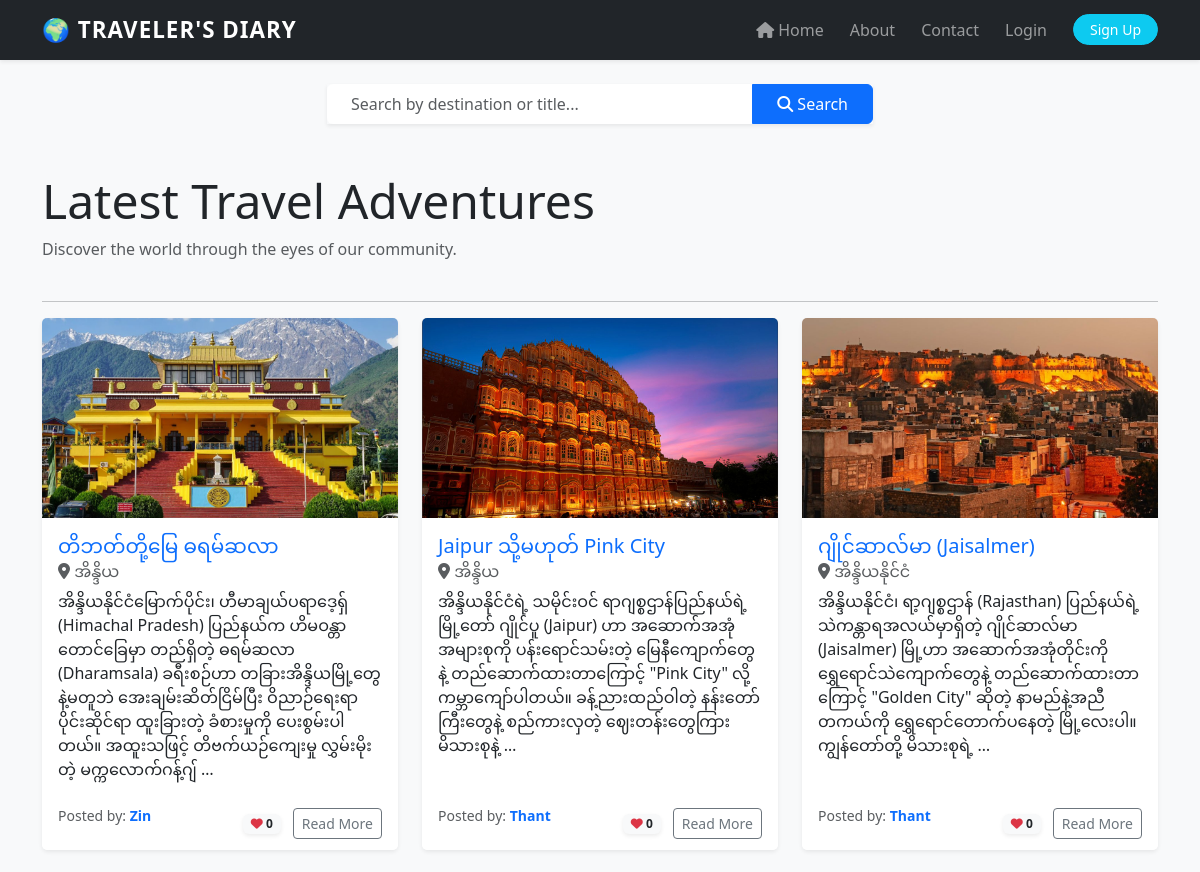
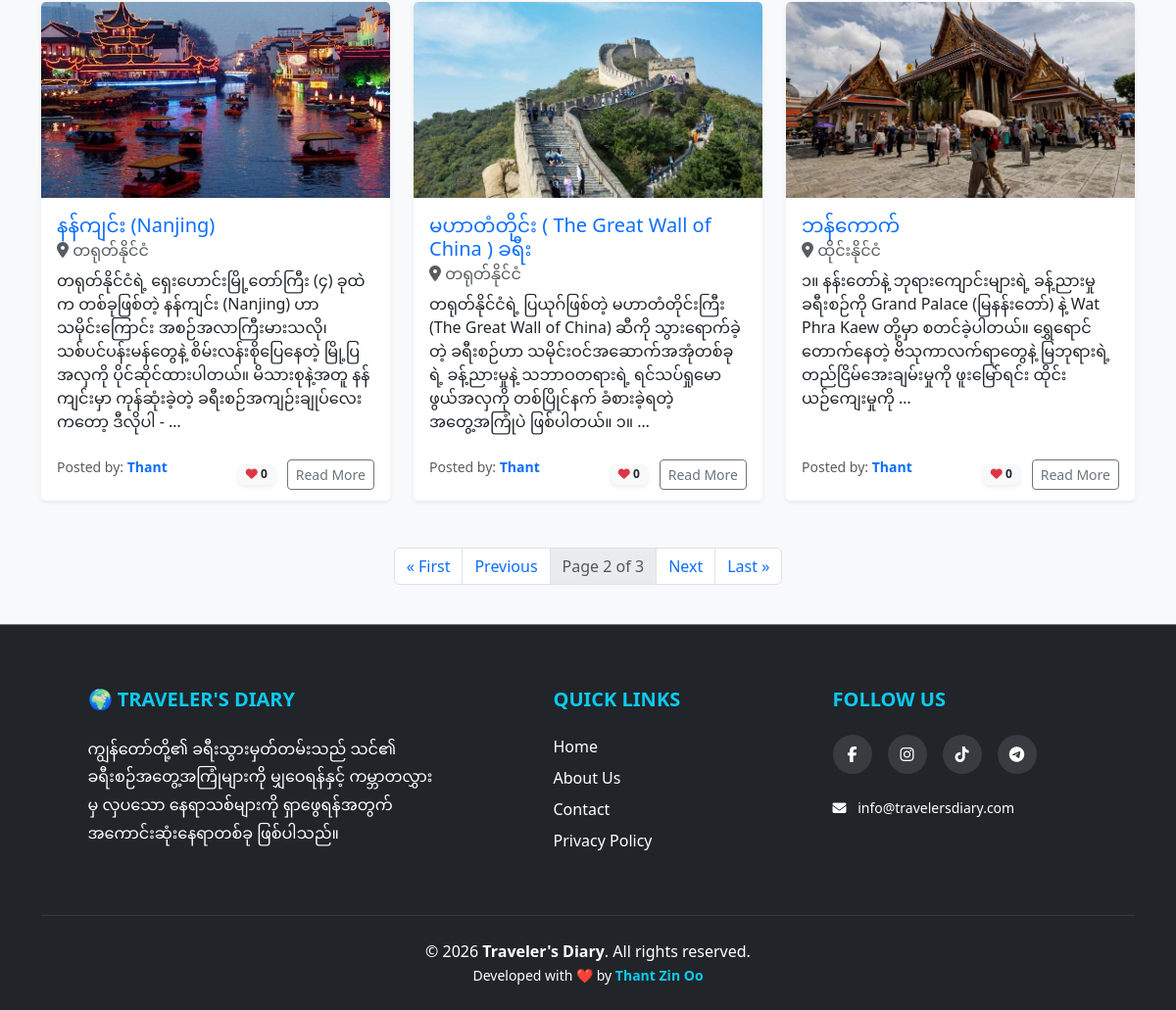
Screenshot of /?page=2 with the database file from the repository (2 pictures, top to bottom).
### blog/models.py (models this page shows, shortened)
class TravelPost(models.Model):
    author = models.ForeignKey(User, on_delete=models.CASCADE)
    title = models.CharField(max_length=200)
    location = models.CharField(max_length=100)
    content = models.TextField()
    image = models.ImageField(upload_to='travel_posts/')
    created_at = models.DateTimeField(auto_now_add=True)
    likes = models.ManyToManyField(User, related_name='blog_posts', blank=True)
    def total_likes(self):
        return self.likes.count()

### blog/views.py (the view)
# urls.py: path('', views.home, name='blog-home'),
def home(request):
    query = request.GET.get('q')
    if query:
        posts_list = TravelPost.objects.filter(
            Q(title__icontains=query) | Q(location__icontains=query)
        ).distinct().order_by('-created_at')
    else:
        posts_list = TravelPost.objects.all().order_by('-created_at')
    paginator = Paginator(posts_list, 6)
    page_number = request.GET.get('page')
    posts = paginator.get_page(page_number)
    return render(request, 'blog/home.html', {'posts': posts})

### blog/templates/blog/home.html (shortened to what this page needs)
{% extends "base.html" %}
{% block content %}
<div class="row justify-content-center mb-5">
    <div class="col-md-6">
        <form action="{% url 'blog-home' %}" method="GET" class="input-group shadow-sm">
            <input type="text" name="q" class="form-control border-0 px-4 py-2"
                placeholder="Search by destination or title..." value="{{ request.GET.q }}">
            <button class="btn btn-primary px-4" type="submit">
                <i class="fas fa-search"></i> Search
            </button>
        </form>
    </div>
</div>
<div class="row mb-4">
    <div class="col-md-8">
        <h2 class="display-5 font-italic">Latest Travel Adventures</h2>
        <p class="text-muted">Discover the world through the eyes of our community.</p>
    </div>
</div>
<hr>
<div class="row">
    {% if posts %}
    {% for post in posts %}
    <div class="col-md-4 mb-4">
        <div class="card h-100 shadow-sm border-0">
            {% if post.image %}
            <img src="{{ post.image.url }}" class="card-img-top" alt="{{ post.title }}"
                style="height: 200px; object-fit: cover;">
            {% endif %}
            <div class="card-body">
                <h5 class="card-title text-primary">{{ post.title }}</h5>
                <h6 class="card-subtitle mb-2 text-muted">
                    <i class="fas fa-map-marker-alt"></i> {{ post.location }}
                </h6>
                <p class="card-text">{{ post.content|truncatewords:20 }}</p>
            </div>
            <div class="card-footer bg-white border-0 d-flex justify-content-between align-items-center">
                <p class="text-muted small">
                    Posted by:
                    <a href="{% url 'profile' post.author.username %}"
                        class="text-decoration-none fw-bold text-primary">
                        {{ post.author.username }}
                    </a>
                </p>
                <div>
                    <span class="badge bg-light text-dark shadow-sm">
                        <i class="fas fa-heart text-danger"></i> {{ post.total_likes }}
                    </span>
                    <a href="{% url 'post-detail' post.pk %}" class="btn btn-sm btn-outline-secondary ms-2">Read
                        More</a>
                </div>
            </div>
        </div>
    </div>
    {% endfor %}
    {% endif %}
</div>
<nav aria-label="Page navigation" class="mt-4">
    <ul class="pagination justify-content-center">
        {% if posts.has_previous %}
        <li class="page-item">
            <a class="page-link" href="?page=1{% if request.GET.q %}&q={{ request.GET.q }}{% endif %}">&laquo; First</a>
        </li>
        <li class="page-item">
            <a class="page-link"
                href="?page={{ posts.previous_page_number }}{% if request.GET.q %}&q={{ request.GET.q }}{% endif %}">Previous</a>
        </li>
        {% endif %}
        <li class="page-item disabled">
            <span class="page-link">Page {{ posts.number }} of {{ posts.paginator.num_pages }}</span>
        </li>
        {% if posts.has_next %}
        <li class="page-item">
            <a class="page-link"
                href="?page={{ posts.next_page_number }}{% if request.GET.q %}&q={{ request.GET.q }}{% endif %}">Next</a>
        </li>
        <li class="page-item">
            <a class="page-link"
                href="?page={{ posts.paginator.num_pages }}{% if request.GET.q %}&q={{ request.GET.q }}{% endif %}">Last
                &raquo;</a>
        </li>
        {% endif %}
    </ul>
</nav>
{% endblock content %}

### templates/base.html (shortened to what this page needs)
<!DOCTYPE html>
<html lang="en">
<head>
    <link href="https://cdn.jsdelivr.net/npm/bootstrap@5.3.0/dist/css/bootstrap.min.css" rel="stylesheet">
    <link rel="stylesheet" href="https://cdnjs.cloudflare.com/ajax/libs/font-awesome/6.4.2/css/all.min.css">
</head>
<body>
    <nav class="navbar navbar-expand-lg navbar-dark bg-dark shadow-sm">
        <div class="container">
            <a class="navbar-brand" href="{% url 'blog-home' %}">🌍 TRAVELER'S DIARY</a>
            <div class="collapse navbar-collapse" id="navbarNav">
                <ul class="navbar-nav ms-auto align-items-center">
                    <li class="nav-item">
                        <a class="nav-link" href="{% url 'blog-home' %}"><i class="fa-solid fa-home me-1"></i>Home</a>
                    </li>
                    <li class="nav-item">
                        <a class="nav-link" href="{% url 'blog-about' %}">About</a>
                    </li>
                    <li class="nav-item">
                        <a class="nav-link" href="{% url 'blog-contact' %}">Contact</a>
                    </li>
                    {% if user.is_authenticated %}
                    <li class="nav-item dropdown ms-lg-3">
                        <a class="nav-link dropdown-toggle btn btn-outline-info text-white px-3 mt-1 mt-lg-0" href="#"
                            id="userDropdown" role="button" data-bs-toggle="dropdown" aria-expanded="false">
                            <i class="fa-solid fa-user-circle me-1"></i> {{ user.username }}
                        </a>
                        <ul class="dropdown-menu dropdown-menu-end shadow border-0 mt-2" aria-labelledby="userDropdown">
                            <li>
                                <a class="dropdown-item" href="{% url 'post-create' %}">
                                    <i class="fa-solid fa-circle-plus me-2 text-primary"></i>Add Post
                                </a>
                            </li>
                            <li>
                                <a class="dropdown-item" href="{% url 'profile' user.username %}">
                                    <i class="fa-solid fa-id-card me-2 text-info"></i>My Profile
                                </a>
                            </li>
                            <li>
                                <hr class="dropdown-divider">
                            </li>
                            <li>
                                <form action="{% url 'logout' %}" method="post" class="m-0">
                                    {% csrf_token %}
                                    <button type="submit"
                                        class="dropdown-item text-danger border-0 bg-transparent w-100 text-start">
                                        <i class="fa-solid fa-right-from-bracket me-2"></i>Logout
                                    </button>
                                </form>
                            </li>
                        </ul>
                    </li>
                    {% else %}
                    <li class="nav-item">
                        <a class="nav-link" href="{% url 'login' %}">Login</a>
                    </li>
                    <li class="nav-item">
                        <a class="btn btn-info btn-sm px-3 rounded-pill text-white ms-lg-2"
                            href="{% url 'register' %}">Sign Up</a>
                    </li>
                    {% endif %}
                </ul>
            </div>
        </div>
    </nav>
    <main class="container my-4">
        {% block content %}
        {% endblock %}
    </main>
    <footer class="bg-dark text-white pt-5 pb-4 mt-auto border-top border-secondary">
        <div class="container text-md-start text-center">
            <div class="row">
                <div class="col-md-4 col-lg-4 col-xl-4 mx-auto mt-3">
                    <h5 class="text-uppercase mb-4 fw-bold text-info">🌍 Traveler's Diary</h5>
                    <p class="text-white" style="line-height: 1.8;">
                        ကျွန်တော်တို့၏ ခရီးသွားမှတ်တမ်းသည် သင်၏ ခရီးစဉ်အတွေ့အကြုံများကို မျှဝေရန်နှင့် ကမ္ဘာတလွှားမှ
                        လှပသော နေရာသစ်များကို ရှာဖွေရန်အတွက် အကောင်းဆုံးနေရာတစ်ခု ဖြစ်ပါသည်။
                    </p>
                </div>
                <div class="col-md-2 col-lg-2 col-xl-2 mx-auto mt-3">
                    <h5 class="text-uppercase mb-4 fw-bold text-info">Quick Links</h5>
                    <ul class="list-unstyled p-0">
                        <li class="mb-2"><a href="{% url 'blog-home' %}"
                                class="text-white text-decoration-none hover-link">Home</a></li>
                        <li class="mb-2"><a href="{% url 'blog-about' %}"
                                class="text-white text-decoration-none hover-link">About Us</a></li>
                        <li class="mb-2"><a href="{% url 'blog-contact' %}"
                                class="text-white text-decoration-none hover-link">Contact</a></li>
                        <li class="mb-2">
                            <a href="{% url 'blog-privacy' %}"
                                class="text-white text-decoration-none hover-link">Privacy Policy</a>
                        </li>
                    </ul>
                </div>
                <div class="col-md-4 col-lg-3 col-xl-3 mx-auto mt-3">
                    <h5 class="text-uppercase mb-4 fw-bold text-info">Follow Us</h5>
                    <div class="d-flex justify-content-md-start justify-content-center gap-3">
                        <a href="https://www.facebook.com/" target="_blank" class="social-icon text-white"><i class="fab fa-facebook-f"></i></a>
                        <a href="https://www.instagram.com/" target="_blank" class="social-icon text-white"><i class="fab fa-instagram"></i></a>
                        <a href="https://www.tiktok.com/en/" target="_blank" class="social-icon text-white"><i class="fab fa-tiktok"></i></a>
                        <a href="https://web.telegram.org/" target="_blank" class="social-icon text-white"><i class="fab fa-telegram-plane"></i></a>
                    </div>
                    <p class="mt-4 text-white small"><i class="fas fa-envelope me-2"></i> info@travelersdiary.com</p>
                </div>
            </div>
            <hr class="mb-4 mt-5 border-secondary">
            <div class="row align-items-center">
                <div class="col-md-12 text-center">
                    <p class="mb-0">
                        © 2026 <strong>Traveler's Diary</strong>. All rights reserved.
                    </p>
                    <small class="text-white">Developed with ❤️ by <span class="text-info fw-bold">Thant Zin
                            Oo</span></small>
                </div>
            </div>
        </div>
    </footer>
</body>
</html>

### templates/base.html (style rules this page uses)
body { display: flex; flex-direction: column; min-height: 100vh; background-color: #f8f9fa; }
main { flex: 1; }
.navbar-brand { font-weight: bold; letter-spacing: 1px; font-size: 1.4rem; }
.nav-link { margin-right: 10px; font-weight: 500; }
.social-icon { width: 40px; height: 40px; background: rgba(255, 255, 255, 0.1); display: flex; align-items: center; justify-content: center; border-radius: 50%; transition: all 0.3s ease; text-decoration: none; }

### rows the page displays
TravelPost: image (picture), title "တိဘတ်တို့မြေ ဓရမ်ဆလာ", location "အိန္ဒိယ", content "အိန္ဒိယနိုင်ငံမြောက်ပိုင်း၊ ဟီမာချယ်ပရာဒေ့ရှ် (Himachal Pradesh) ပြည်နယ်က ဟိမဝန္တာတောင်ခြေမှာ တည်ရှိတဲ့ ဓရမ်ဆလာ (Dharamsala) ခရီးစဉ်ဟာ တခြားအိန္ဒိယမြို့တွေနဲ့မတူဘဲ အေးချမ်းဆိတ်ငြိမ်ပြီး ဝိညာဉ်ရေးရာပိုင်းဆိုင်ရာ ထူးခြားတဲ့ ခံစားမှုကို ပေးစွမ်းပါတယ်။ အထူးသဖြင့် တိဗက်ယဉ်ကျေးမှု လွှမ်းမိုးတဲ့ မက္ကလောက်ဂန့်ဂျ် …", author.username "Zin", total_likes "0"
TravelPost: image (picture), title "Jaipur သို့မဟုတ် Pink City", location "အိန္ဒိယ", content "အိန္ဒိယနိုင်ငံရဲ့ သမိုင်းဝင် ရာဂျစ္စဌာန်ပြည်နယ်ရဲ့ မြို့တော် ဂျိုင်ပူ (Jaipur) ဟာ အဆောက်အအုံအများစုကို ပန်းရောင်သမ်းတဲ့ မြေနီကျောက်တွေနဲ့ တည်ဆောက်ထားတာကြောင့် \"Pink City\" လို့ ကမ္ဘာကျော်ပါတယ်။ ခန့်ညားထည်ဝါတဲ့ နန်းတော်ကြီးတွေနဲ့ စည်ကားလှတဲ့ ဈေးတန်းတွေကြား မိသားစုနဲ့ …", author.username "Thant", total_likes "0"
TravelPost: image (picture), title "ဂျိုင်ဆာလ်မာ (Jaisalmer)", location "အိန္ဒိယနိုင်ငံ", content "အိန္ဒိယနိုင်ငံ၊ ရာ့ဂျစ္စဌာန် (Rajasthan) ပြည်နယ်ရဲ့ သဲကန္တာရအလယ်မှာရှိတဲ့ ဂျိုင်ဆာလ်မာ (Jaisalmer) မြို့ဟာ အဆောက်အအုံတိုင်းကို ရွှေရောင်သဲကျောက်တွေနဲ့ တည်ဆောက်ထားတာကြောင့် \"Golden City\" ဆိုတဲ့ နာမည်နဲ့အညီ တကယ်ကို ရွှေရောင်တောက်ပနေတဲ့ မြို့လေးပါ။ ကျွန်တော်တို့ မိသားစုရဲ့ …", author.username "Thant", total_likes "0"
TravelPost: image (picture), title "နန်ကျင်း (Nanjing)", location "တရုတ်နိုင်ငံ", content "တရုတ်နိုင်ငံရဲ့ ရှေးဟောင်းမြို့တော်ကြီး (၄) ခုထဲက တစ်ခုဖြစ်တဲ့ နန်ကျင်း (Nanjing) ဟာ သမိုင်းကြောင်း အစဉ်အလာကြီးမားသလို၊ သစ်ပင်ပန်းမန်တွေနဲ့ စိမ်းလန်းစိုပြေနေတဲ့ မြို့ပြအလှကို ပိုင်ဆိုင်ထားပါတယ်။ မိသားစုနဲ့အတူ နန်ကျင်းမှာ ကုန်ဆုံးခဲ့တဲ့ ခရီးစဉ်အကျဉ်းချုပ်လေးကတော့ ဒီလိုပါ - …", author.username "Thant", total_likes "0"
TravelPost: image (picture), title "မဟာတံတိုင်း ( The Great Wall of China ) ခရီး", location "တရုတ်နိုင်ငံ", content "တရုတ်နိုင်ငံရဲ့ ပြယုဂ်ဖြစ်တဲ့ မဟာတံတိုင်းကြီး (The Great Wall of China) ဆီကို သွားရောက်ခဲ့တဲ့ ခရီးစဉ်ဟာ သမိုင်းဝင်အဆောက်အအုံတစ်ခုရဲ့ ခန့်ညားမှုနဲ့ သဘာဝတရားရဲ့ ရင်သပ်ရှုမောဖွယ်အလှကို တစ်ပြိုင်နက် ခံစားခဲ့ရတဲ့ အတွေ့အကြုံပဲ ဖြစ်ပါတယ်။ ၁။ …", author.username "Thant", total_likes "0"
TravelPost: image (picture), title "ဘန်ကောက်", location "ထိုင်းနိုင်ငံ", content "၁။ နန်းတော်နဲ့ ဘုရားကျောင်းများရဲ့ ခန့်ညားမှု ခရီးစဉ်ကို Grand Palace (မြနန်းတော်) နဲ့ Wat Phra Kaew တို့မှာ စတင်ခဲ့ပါတယ်။ ရွှေရောင်တောက်နေတဲ့ ဗိသုကာလက်ရာတွေနဲ့ မြဘုရားရဲ့ တည်ငြိမ်အေးချမ်းမှုကို ဖူးမြော်ရင်း ထိုင်းယဉ်ကျေးမှုကို …", author.username "Thant", total_likes "0"

### other values shown
{{ posts.number }} "2"
{{ posts.paginator.num_pages }} "3"
